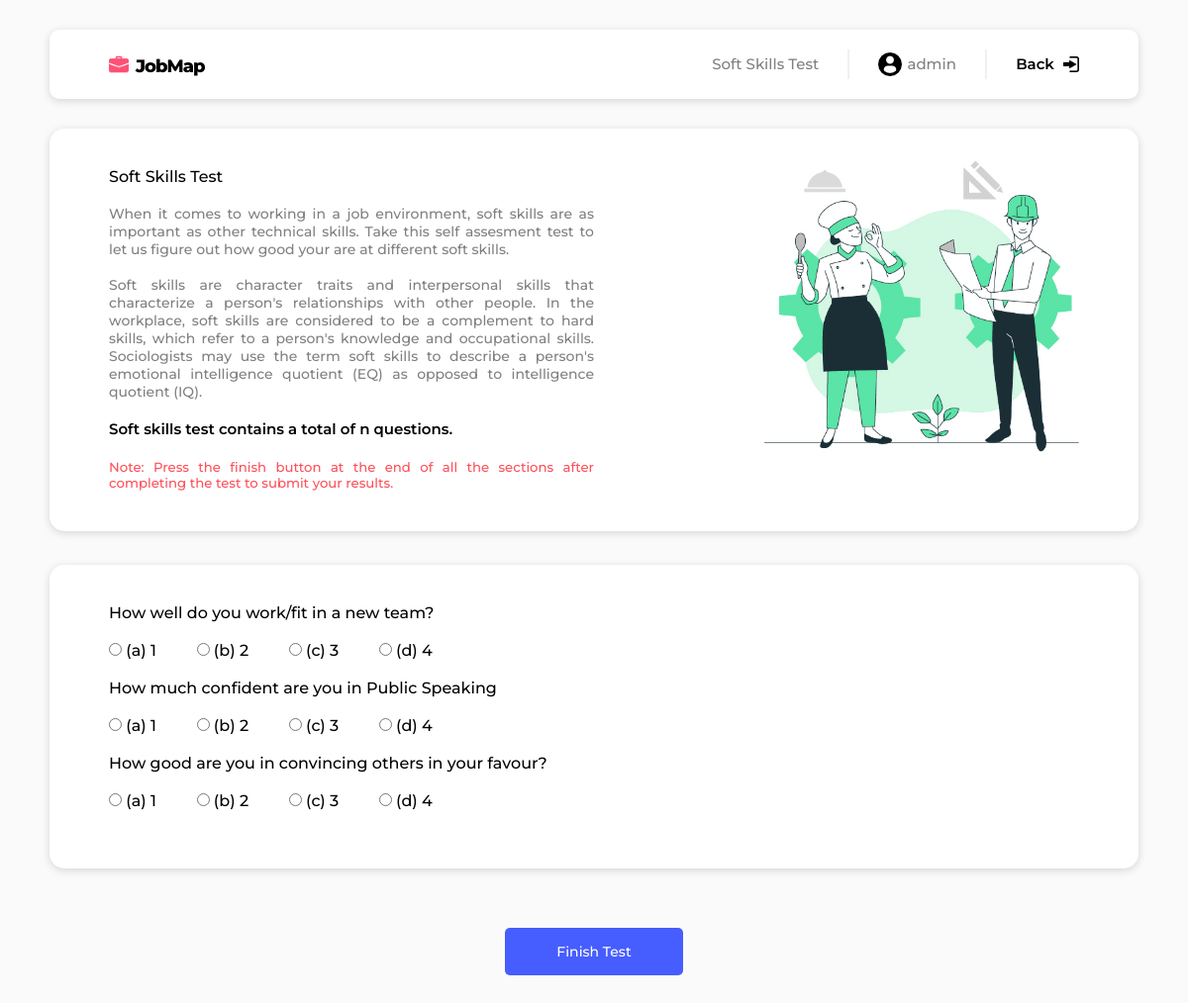
Page /soft.html (signed in) on the committed database.
### appMain/models.py (models this page shows, shortened)
class soft_question(models.Model):
    id = models.IntegerField(primary_key=True)
    question = models.CharField(max_length=200)
    option1 = models.CharField(max_length=150)
    option2 = models.CharField(max_length=150)
    option3 = models.CharField(max_length=150)
    option4 = models.CharField(max_length=150)
    forms.RadioSelect
    answer = models.CharField(max_length=10)
    tag = models.CharField(max_length=20)

### appMain/views.py (the view)
# urls.py: path('soft.html', views.soft, name='soft'),
def soft(request):
    global questionList
    questionList = soft_question.objects.all()
    tmp=[]
    for ele in questionList:
        tmp.append(ele)
    questionList=random.sample(tmp,3)
    for q in questionList:
        print("question={} \nans={}".format(q.question, q.answer))
    return render(request, 'soft.html', {'questionList': questionList})

### templates/soft.html (shortened to what this page needs)
{% load mytags %} {% load static %}
<!DOCTYPE html>
<html>
    <head>
        <link rel="stylesheet" type="text/css" href="{% static '/css/style.css'%}" />
    </head>
    <body>
        <div id="home" class="space"></div>
        <nav>
            <a href="index.html">
                <span class="logo"><img src="{% static 'Images/suitcase.png'%}"/>JobMap</span></a>
            <ul>
                <b>Soft Skills Test</b>
                <li class="vl"></li>
                {% if user.is_authenticated %}
                <li id="user-detail">
                    <img class="user-icon" src="{% static 'Images/user.png'%}"/><b>{{user.username}}</b>
                </li>
                {% else %}
                <li id="user-detail">
                    <img class="user-icon" src="{% static 'Images/user.png'%}"/><b>Username</b>
                </li>
                {% endif %}
                <li class="vl"></li>
                <li>
                    <a href="dashboard.html">Back <img class="login-icon" src="{% static 'Images/login.png'%}"/></a>
                </li>
            </ul>
        </nav>
        <div class="space"></div>
        <div class="part">
            <div class="write-up">
                <br />
                <h3>Soft Skills Test</h3>
                <br /><br />
                <p>
                    When it comes to working in a job environment, soft skills are as important as other technical skills. Take this self assesment test to let us figure out how good your are at different soft skills.<br><br>
                    Soft skills are character traits and interpersonal skills that characterize a person's relationships with other people. In the workplace, soft skills are considered to be a complement to hard skills, which refer to a person's knowledge and occupational skills. Sociologists may use the term soft skills to describe a person's emotional intelligence quotient (EQ) as opposed to intelligence quotient (IQ).
                </p>
                <br />
                <h4>
                    Soft skills test contains a total of n questions.
                </h4>
                <br/><br/>
                <h5>
                    Note: Press the finish button at the end of all the sections
                    after completing the test to submit your results.
                </h5>
            </div>
            <div class="cover-image">
                <img style="width: 65%" src="{% static 'Images/skill.jpg' %}" />
            </div>
        </div>
        <div class="space"></div>
        <form method="post" action="soft_result.html">
            <div class="part">
                <br /> {% csrf_token %} {% for q in questionList %} {% if "ss" in q.tag %}
                <h3>
                    {{q.question}}<br /><br />
                    <input type="radio" name="id{{q.id}}" value="1" /> (a) {{q.option1}} &emsp;&emsp;
                     <input type="radio" name="id{{q.id}}" value="2" /> (b) {{q.option2}} &emsp;&emsp;
                    <input type="radio" name="id{{q.id}}" value="3" /> (c) {{q.option3}}
                    &emsp;&emsp; <input type="radio" name="id{{q.id}}" value="4" /> (d)
                    {{q.option4}} <br /><br />
                </h3>
                <br /> {% endif %} {% endfor %}
            </div>
            <div class="space"></div>
            <center>
                <button type="submit" class="blue button">Finish Test</button>
            </center>
            <br /><br />
        </form>
    </body>
</html>

### static/css/style.css (style rules this page uses)
* { box-sizing: border-box; font-family: 'Montserrat', sans-serif; margin: 0px; scroll-behavior: smooth; }
body { background-color: #FAFAFA; margin: 0px 50px 0px 50px; }
nav { padding: 20px 60px 20px 60px; background-color: white; border-radius: 10px; box-shadow: 0px 2px 8px rgba(0,0,0,0.15); height: 70px; font-size: 18px; font-weight: 600; width: 100%; }
a,a:hover, a:focus, a:active { text-decoration: none; color: inherit; }
.logo { float: left; font-weight: 800; letter-spacing: -1px; color: black; }
.logo img { height: 20px; margin-top: 5px; margin-right: 7px; margin-bottom: -2px; }
.vl { display: inline-block; margin: 0px -15px -10px 25px; border-left: 2px solid #f0f0f0; height: 30px; }
nav ul { list-style-type: none; display: inline-block; float: right; font-size: 15px; }
nav li { display: inline-block; margin-left: 40px; }
.login-icon { height: 16px; margin-left: 5px; margin-bottom: -3px; }
.user-icon { height: 24px; margin-right: 5px; margin-bottom: -7px; }
.write-up { float: left; width: 50%; text-align: justify; }
p { text-align: justify; font-weight: 500; line-height: 120%; font-size: 14px; color: grey; line-height: 18px; }
.cover-image { text-align: right; float: right; width: 50%; }
.cover-image img { width: 80%; }
.button { text-align: center; margin-top: 30px; font-size: 14px; border-radius: 5px; padding: 15px; width: 180px; font-weight: 500; color: white; cursor: pointer; }
.blue { background-color: #465dff; }
.part { background-color: white; padding: 20px 60px 40px 60px; border-radius: 15px; box-shadow: 0px 2px 8px rgba(0,0,0,0.15); display: inline-block; float: unset; width: 100%; }
.space { height: 30px; }
h4 { display: inline-block; margin-bottom: 2px; font-weight: 600; font-size: 15px; }
h5 { display: inline-block; font-weight: 500; color: #FE5059; }
ul b { font-weight: 500; color: grey; }
button { border: none; }
h3 { display: inline-block; font-size: 16px; font-weight: 500; }

### rows in the picture
soft_question: question "How well do you work/fit in a new team?", option1 "1", option2 "2", option3 "3", option4 "4"
soft_question: question "How much confident are you in Public Speaking", option1 "1", option2 "2", option3 "3", option4 "4"
soft_question: question "How good are you in convincing others in your favour?", option1 "1", option2 "2", option3 "3", option4 "4"

### other values in the picture
{{ user.username }} "admin"
